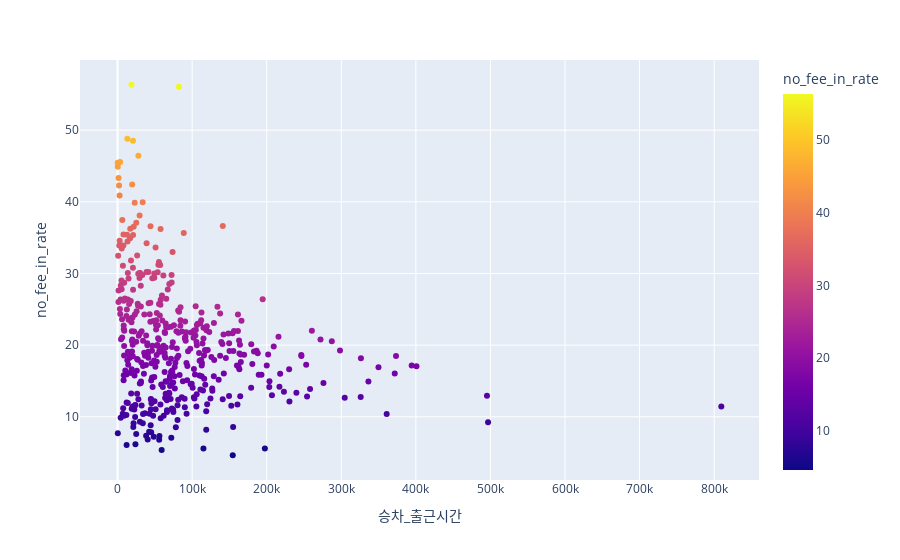

Write notebook code for a chart like this one.
### Code cell
px.scatter(data_frame= subway_merge,
           x = '승차_출근시간', 
           y='no_fee_in_rate', 
           color='no_fee_in_rate', 
          hover_data=['지하철역','호선명'])

### Figure 1 — Plotly figure (JSON) as saved in the notebook; plotly's stock layout.template omitted (floating-point values rounded to 4 significant figures; data arrays with more than 128 entries replaced by an {"elided": "..."} marker saying what was removed)
{"data": [{"customdata": {"elided": "438x2 str values"}, "hovertemplate": "승차_출근시간=%{x}<br>no_fee_in_rate=%{marker.color}<br>지하철역=%{customdata[0]}<br>호선명=%{customdata[1]}<extra></extra>", "legendgroup": "", "marker": {"color": {"elided": "438 float values"}, "coloraxis": "coloraxis", "symbol": "circle"}, "mode": "markers", "name": "", "orientation": "v", "showlegend": false, "type": "scatter", "x": {"elided": "438 int values"}, "xaxis": "x", "y": {"elided": "438 float values"}, "yaxis": "y"}], "layout": {"coloraxis": {"colorbar": {"title": {"text": "no_fee_in_rate"}}, "colorscale": [[0, "#0d0887"], [0.1111, "#46039f"], [0.2222, "#7201a8"], [0.3333, "#9c179e"], [0.4444, "#bd3786"], [0.5556, "#d8576b"], [0.6667, "#ed7953"], [0.7778, "#fb9f3a"], [0.8889, "#fdca26"], [1, "#f0f921"]]}, "legend": {"tracegroupgap": 0}, "margin": {"t": 60}, "xaxis": {"anchor": "y", "domain": [0, 1], "title": {"text": "승차_출근시간"}}, "yaxis": {"anchor": "x", "domain": [0, 1], "title": {"text": "no_fee_in_rate"}}}}
